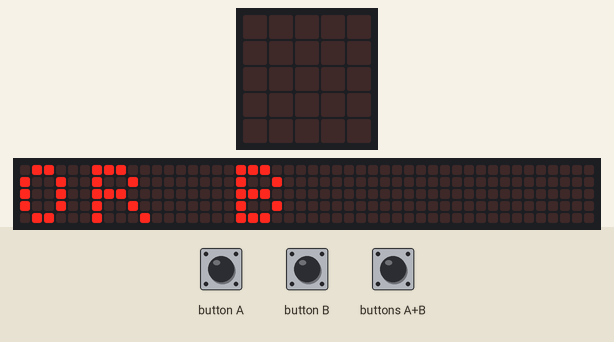
Simulated run of this program. Board: BBC micro:bit (MakeCode). On the bench: the board's 5×5 LED display, a strip that is not on the board, showing the scrolling text unrolled. Inputs (shaded band) come from the test bench. Random numbers come from a fixed seed; the 48×5 strip is a reading aid, not a part: it shows the text the display is scrolling, unrolled, one strip-width of it at a time.

Above: at 11.47 s.
13.2 s: button A pressed for 0.15 s
At 14.2 s:
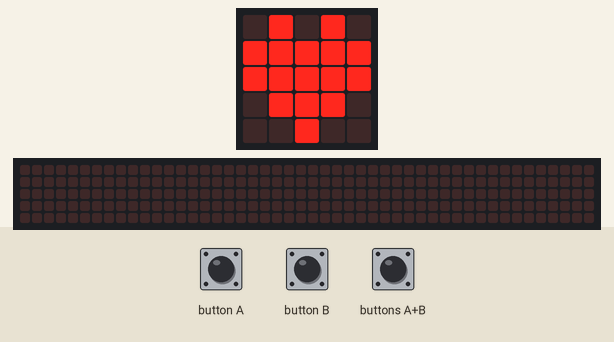
At 16.2 s:
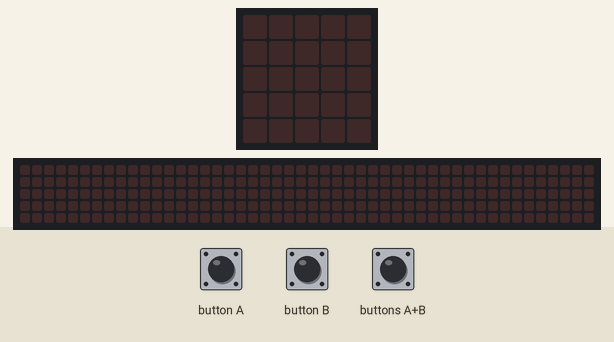
17.3 s: buttons A+B pressed for 0.15 s
At 21.6 s:
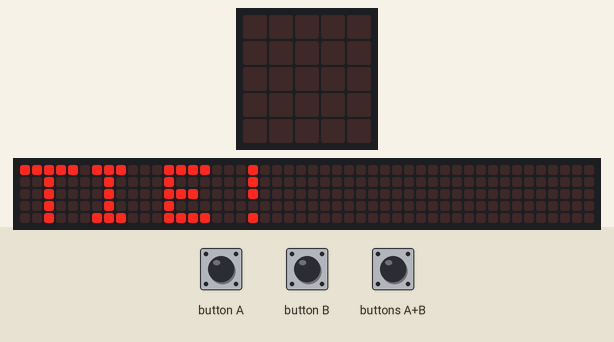

Measured:
- after the input at 13.2 s, the display: changes at once (image 1)
- after the input at 17.3 s, the display: changes at once (image 3)
- what the display in image 0 shows lasts 0.4 s, from 11.3 s to 11.7 s
- what the display in image 3 shows lasts 0.7 s, from 21.1 s to 21.8 s

The program:

main.ts
```typescript
let scoreA = 0
let scoreB = 0
let gameStarted = false


function showIcon() {
    let icon = Math.randomRange(0, 1)
    gameStarted = true
    basic.clearScreen()
    basic.showIcon(icon)
    basic.pause(2000)
    basic.clearScreen()
}


function checkButton() {
    let buttonPressed = false
    let buttonA = input.buttonIsPressed(Button.A)
    let buttonB = input.buttonIsPressed(Button.B)
    if (buttonA && !buttonB) {
        buttonPressed = true
        if (gameStarted) {
            scoreA += 1
        }
    } else if (buttonB && !buttonA) {
        buttonPressed = true
        if (gameStarted) {
            scoreB += 1
        }
    }
    return buttonPressed
}


function showWinner() {
    gameStarted = false
    if (scoreA > scoreB) {
        basic.showString("A WIN!")
    } else if (scoreB > scoreA) {
        basic.showString("B WIN!")
    } else {
        basic.showString("TIE!")
    }
    basic.pause(3000)

}

basic.forever(function () {
    if (!gameStarted) {
        basic.showString("PRESS A OR B")
        while (!checkButton()) {

        }
        showIcon()
    } else {
        if (input.buttonIsPressed(Button.AB)) {
            showWinner()
            scoreA = 0
            scoreB = 0
        } else {
            checkButton()
        }
    }
})
```

test.ts
```typescript
// Tady jsou testy. Při použití tohoto balíčku jako rozšíření nebude zkompilováno.
```
